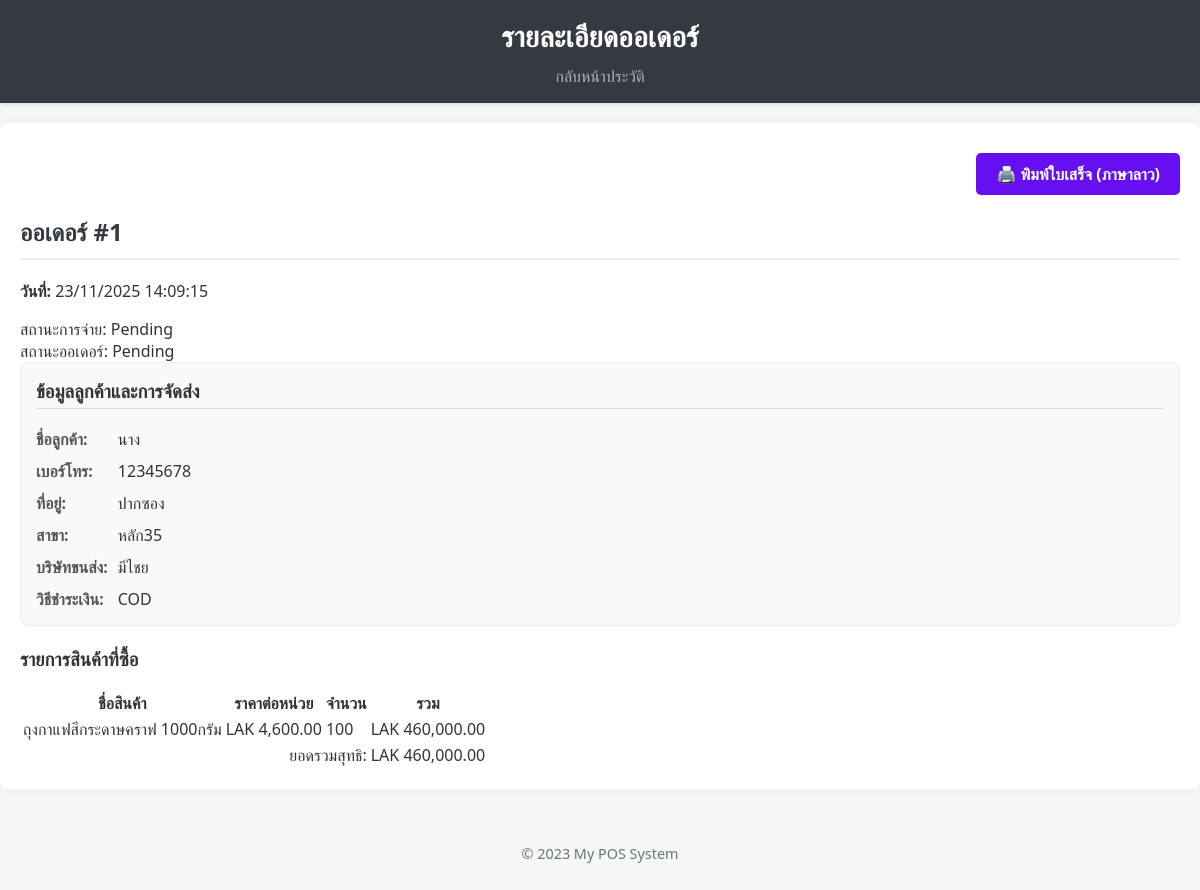
Page /order/1 on the committed database.
### app.py (models this page shows, shortened)
class Order(db.Model):
    id = db.Column(db.Integer, primary_key=True)
    order_date = db.Column(db.DateTime, nullable=False, default=datetime.utcnow)
    total_price = db.Column(db.Float, nullable=False)
    payment_status = db.Column(db.String(20), nullable=False, default='Pending')
    order_status = db.Column(db.String(20), nullable=False, default='Pending')
    customer_name = db.Column(db.String(100), nullable=True)
    customer_phone = db.Column(db.String(20), nullable=True)
    customer_address = db.Column(db.Text, nullable=True)
    destination_branch = db.Column(db.String(100), nullable=True)
    transport_company = db.Column(db.String(50), nullable=True)
    payment_method = db.Column(db.String(50), nullable=True)
    items = db.relationship('OrderItem', backref='order', lazy=True, cascade="all, delete-orphan")

class OrderItem(db.Model):
    id = db.Column(db.Integer, primary_key=True)
    order_id = db.Column(db.Integer, db.ForeignKey('order.id'), nullable=False)
    product_id = db.Column(db.Integer, db.ForeignKey('product.id'), nullable=False)
    product_name = db.Column(db.String(100), nullable=False)
    quantity = db.Column(db.Integer, nullable=False)
    price_at_purchase = db.Column(db.Float, nullable=False)
    cost_at_purchase = db.Column(db.Float, nullable=False, default=0.0)

### app.py (the view)
@app.route('/order/<int:order_id>')
def order_detail(order_id):
    order = Order.query.get_or_404(order_id)
    return render_template('order_detail.html', order=order)

### templates/order_detail.html (shortened to what this page needs)
<!DOCTYPE html>
<html lang="th">
<head>
    <link rel="stylesheet" href="{{ url_for('static', filename='css/style.css') }}?v={{ range(1, 10000) | random }}">
</head>
<body>
    <header>
        <h1>รายละเอียดออเดอร์</h1>
        <nav>
            <a href="{{ url_for('orders') }}">กลับหน้าประวัติ</a>
        </nav>
    </header>
    <main>
        <div style="text-align: right; margin-bottom: 20px;">
            <a href="{{ url_for('print_receipt', order_id=order.id) }}" target="_blank" class="btn-print">🖨️ พิมพ์ใบเสร็จ (ภาษาลาว)</a>
        </div>
        <div class="order-info-box">
            <div class="order-header">
                <h2>ออเดอร์ #{{ order.id }}</h2>
                <p><strong>วันที่:</strong> {{ order.order_date.strftime('%d/%m/%Y %H:%M:%S') }}</p>
            </div>
            <div class="order-statuses">
                <div class="status-item">
                    <span>สถานะการจ่าย:</span>
                    <span class="status-badge status-{{ order.payment_status|lower }}">{{ order.payment_status }}</span>
                </div>
                <div class="status-item">
                    <span>สถานะออเดอร์:</span>
                    <span class="status-badge status-{{ order.order_status|lower }}">{{ order.order_status }}</span>
                </div>
            </div>
        </div>
        <div class="customer-info-box">
            <h3>ข้อมูลลูกค้าและการจัดส่ง</h3>
            <div class="info-grid">
                <span class="info-label">ชื่อลูกค้า:</span> <span>{{ order.customer_name or '-' }}</span>
                <span class="info-label">เบอร์โทร:</span> <span>{{ order.customer_phone or '-' }}</span>
                <span class="info-label">ที่อยู่:</span> <span>{{ order.customer_address or '-' }}</span>
                <span class="info-label">สาขา:</span> <span>{{ order.destination_branch or '-' }}</span>
                <span class="info-label">บริษัทขนส่ง:</span> <span>{{ order.transport_company or '-' }}</span>
                <span class="info-label">วิธีชำระเงิน:</span> <span>{{ order.payment_method or '-' }}</span>
            </div>
        </div>
        <h3>รายการสินค้าที่ซื้อ</h3>
        <table class="items-table">
            <thead>
                <tr>
                    <th>ชื่อสินค้า</th>
                    <th>ราคาต่อหน่วย</th>
                    <th>จำนวน</th>
                    <th>รวม</th>
                </tr>
            </thead>
            <tbody>
                {% for item in order.items %}
                    <tr>
                        <td>{{ item.product_name }}</td>
                        <td>LAK {{ "{:,.2f}".format(item.price_at_purchase) }}</td>
                        <td>{{ item.quantity }}</td>
                        <td>LAK {{ "{:,.2f}".format(item.price_at_purchase * item.quantity) }}</td>
                    </tr>
                {% endfor %}
            </tbody>
            <tfoot>
                <tr class="total-row">
                    <td colspan="3" style="text-align: right;">ยอดรวมสุทธิ:</td>
                    <td class="price-cell">LAK {{ "{:,.2f}".format(order.total_price) }}</td>
                </tr>
            </tfoot>
        </table>
    </main>
    <footer>
        <p>&copy; 2023 My POS System</p>
    </footer>
</body>
</html>

### static/css/style.css (style rules this page uses)
body { font-family: 'Segoe UI', Tahoma, Geneva, Verdana, sans-serif; margin: 0; padding: 0; background-color: #f4f7f6; color: #333; }
header { background-color: #343a40; color: white; padding: 1rem 0; box-shadow: 0 2px 4px rgba(0,0,0,0.1); }
header h1 { text-align: center; margin: 0; font-size: 1.8rem; }
nav { text-align: center; margin-top: 10px; }
nav a { color: #adb5bd; text-decoration: none; padding: 8px 15px; margin: 0 5px; border-radius: 4px; transition: all 0.3s ease; border: 1px solid transparent; }
main { padding: 20px; max-width: 1200px; margin: 20px auto; background: white; border-radius: 8px; box-shadow: 0 0 10px rgba(0,0,0,0.05); }
footer { text-align: center; padding: 20px; margin-top: 20px; color: #6c757d; font-size: 0.9em; }
h2 { color: #343a40; border-bottom: 2px solid #eee; padding-bottom: 10px; margin-top: 0; }

### templates/order_detail.html (style rules this page uses)
.btn-print { background-color: #6610f2; color: white; text-decoration: none; padding: 10px 20px; border-radius: 5px; font-weight: bold; display: inline-block; margin-top: 10px; }
.customer-info-box { background: #f8f9fa; padding: 15px; border-radius: 8px; margin-bottom: 20px; border: 1px solid #eee; }
.customer-info-box h3 { margin-top: 0; border-bottom: 1px solid #ddd; padding-bottom: 5px; }
.info-grid { display: grid; grid-template-columns: auto 1fr; gap: 10px; }
.info-label { font-weight: bold; color: #555; }

### rows in the picture
Order: id "1", order_date "23/11/2025 14:09:15", payment_status "Pending", order_status "Pending", customer_name "นาง", customer_phone "12345678", customer_address "ปากซอง", destination_branch "หลัก35", transport_company "มีไชย", payment_method "COD", total_price "460,000.00"
OrderItem: product_name "ถุงกาแฟสีกระดาษคราฟ 1000กรัม", price_at_purchase "4,600.00", quantity "100", item.price_at_purchase*item.quantity "460,000.00"
